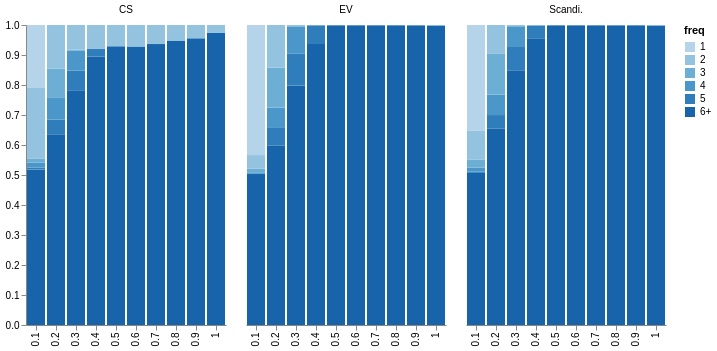

Notebook cell for this chart:
### Code cell
alt.Chart(df[df.Attribution == 'shap']).mark_bar().encode(
    x=alt.X('thresh:O', title=None),
    y=alt.Y('prop:Q', axis=alt.Axis(grid=False, title=None)),
    column=alt.Column('Group:N', title=None),
    color=alt.Color('freq:O') #, scale=alt.Scale(range=['#96ceb4', '#ffcc5c','#ff6f69']))
).configure_view(
    strokeOpacity=0    
)

### Figure 1 — Vega-Lite specification as saved in the notebook (floating-point values rounded to 4 significant figures; data arrays with more than 128 entries replaced by an {"elided": "..."} marker saying what was removed)
{"config": {"view": {"continuousWidth": 300, "continuousHeight": 300, "strokeOpacity": 0}}, "data": {"name": "data-a3dbe7c0788c5b76daf8bbe3b19ec1c4"}, "mark": {"type": "bar"}, "encoding": {"color": {"field": "freq", "type": "ordinal"}, "column": {"field": "Group", "title": null, "type": "nominal"}, "x": {"field": "thresh", "title": null, "type": "ordinal"}, "y": {"axis": {"grid": false, "title": null}, "field": "prop", "type": "quantitative"}}, "$schema": "https://vega.github.io/schema/vega-lite/v6.1.0.json", "datasets": {"data-a3dbe7c0788c5b76daf8bbe3b19ec1c4": {"elided": "180 records"}}}
